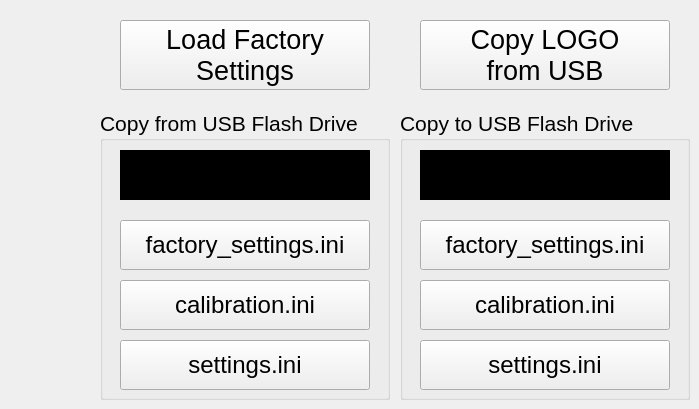
      <widget class="QWidget" name="tab_files">
       <attribute name="title">
        <string/>
       </attribute>
       <widget class="QPushButton" name="pushButton_load_factory_settings">
        <property name="geometry">
         <rect>
          <x>120</x>
          <y>20</y>
          <width>250</width>
          <height>70</height>
         </rect>
        </property>
        <property name="font">
         <font>
          <pointsize>20</pointsize>
         </font>
        </property>
        <property name="text">
         <string>Load Factory
Settings</string>
        </property>
       </widget>
       <widget class="QPushButton" name="pushButton_copy_logo_from_usb">
        <property name="geometry">
         <rect>
          <x>420</x>
          <y>20</y>
          <width>250</width>
          <height>70</height>
         </rect>
        </property>
        <property name="font">
         <font>
          <pointsize>20</pointsize>
         </font>
        </property>
        <property name="text">
         <string>Copy LOGO
from USB</string>
        </property>
       </widget>
       <widget class="QGroupBox" name="groupBox_5">
        <property name="geometry">
         <rect>
          <x>100</x>
          <y>110</y>
          <width>290</width>
          <height>290</height>
         </rect>
        </property>
        <property name="font">
         <font>
          <pointsize>16</pointsize>
          <weight>50</weight>
          <bold>false</bold>
         </font>
        </property>
        <property name="title">
         <string>Copy from USB Flash Drive</string>
        </property>
        <widget class="QPushButton" name="pushButton_copy_factory_settings_from_usb">
         <property name="geometry">
          <rect>
           <x>20</x>
           <y>110</y>
           <width>250</width>
           <height>50</height>
          </rect>
         </property>
         <property name="font">
          <font>
           <pointsize>18</pointsize>
          </font>
         </property>
         <property name="text">
          <string notr="true">factory_settings.ini</string>
         </property>
        </widget>
        <widget class="QPushButton" name="pushButton_copy_calibration_from_usb">
         <property name="geometry">
          <rect>
           <x>20</x>
           <y>170</y>
           <width>250</width>
           <height>50</height>
          </rect>
         </property>
         <property name="font">
          <font>
           <pointsize>18</pointsize>
          </font>
         </property>
         <property name="text">
          <string notr="true">calibration.ini</string>
         </property>
        </widget>
        <widget class="QPushButton" name="pushButton_copy_settings_from_usb">
         <property name="geometry">
          <rect>
           <x>20</x>
           <y>230</y>
           <width>250</width>
           <height>50</height>
          </rect>
         </property>
         <property name="font">
          <font>
           <pointsize>18</pointsize>
          </font>
         </property>
         <property name="text">
          <string notr="true">settings.ini</string>
         </property>
        </widget>
        <widget class="QLabel" name="label_copy_from_usb">
         <property name="geometry">
          <rect>
           <x>20</x>
           <y>40</y>
           <width>250</width>
           <height>50</height>
          </rect>
         </property>
         <property name="styleSheet">
          <string notr="true">background-color: rgb(0, 0, 0);</string>
         </property>
         <property name="text">
          <string notr="true"/>
         </property>
        </widget>
       </widget>
       <widget class="QGroupBox" name="groupBox_7">
        <property name="geometry">
         <rect>
          <x>400</x>
          <y>110</y>
          <width>290</width>
          <height>290</height>
         </rect>
        </property>
        <property name="font">
         <font>
          <pointsize>16</pointsize>
          <weight>50</weight>
          <bold>false</bold>
         </font>
        </property>
        <property name="title">
         <string>Copy to USB Flash Drive</string>
        </property>
        <widget class="QPushButton" name="pushButton_copy_factory_settings_to_usb">
         <property name="geometry">
          <rect>
           <x>20</x>
           <y>110</y>
           <width>250</width>
           <height>50</height>
          </rect>
         </property>
         <property name="font">
          <font>
           <pointsize>18</pointsize>
          </font>
         </property>
         <property name="text">
          <string notr="true">factory_settings.ini</string>
         </property>
        </widget>
        <widget class="QPushButton" name="pushButton_copy_calibration_to_usb">
         <property name="geometry">
          <rect>
           <x>20</x>
           <y>170</y>
           <width>250</width>
           <height>50</height>
          </rect>
         </property>
         <property name="font">
          <font>
           <pointsize>18</pointsize>
          </font>
         </property>
         <property name="text">
          <string notr="true">calibration.ini</string>
         </property>
        </widget>
        <widget class="QPushButton" name="pushButton_copy_settings_to_usb">
         <property name="geometry">
          <rect>
           <x>20</x>
           <y>230</y>
           <width>250</width>
           <height>50</height>
          </rect>
         </property>
         <property name="font">
          <font>
           <pointsize>18</pointsize>
          </font>
         </property>
         <property name="text">
          <string notr="true">settings.ini</string>
         </property>
        </widget>
        <widget class="QLabel" name="label_copy_to_usb">
         <property name="geometry">
          <rect>
           <x>20</x>
           <y>40</y>
           <width>250</width>
           <height>50</height>
          </rect>
         </property>
         <property name="styleSheet">
          <string notr="true">background-color: rgb(0, 0, 0);</string>
         </property>
         <property name="text">
          <string notr="true"/>
         </property>
        </widget>
       </widget>
      </widget>
